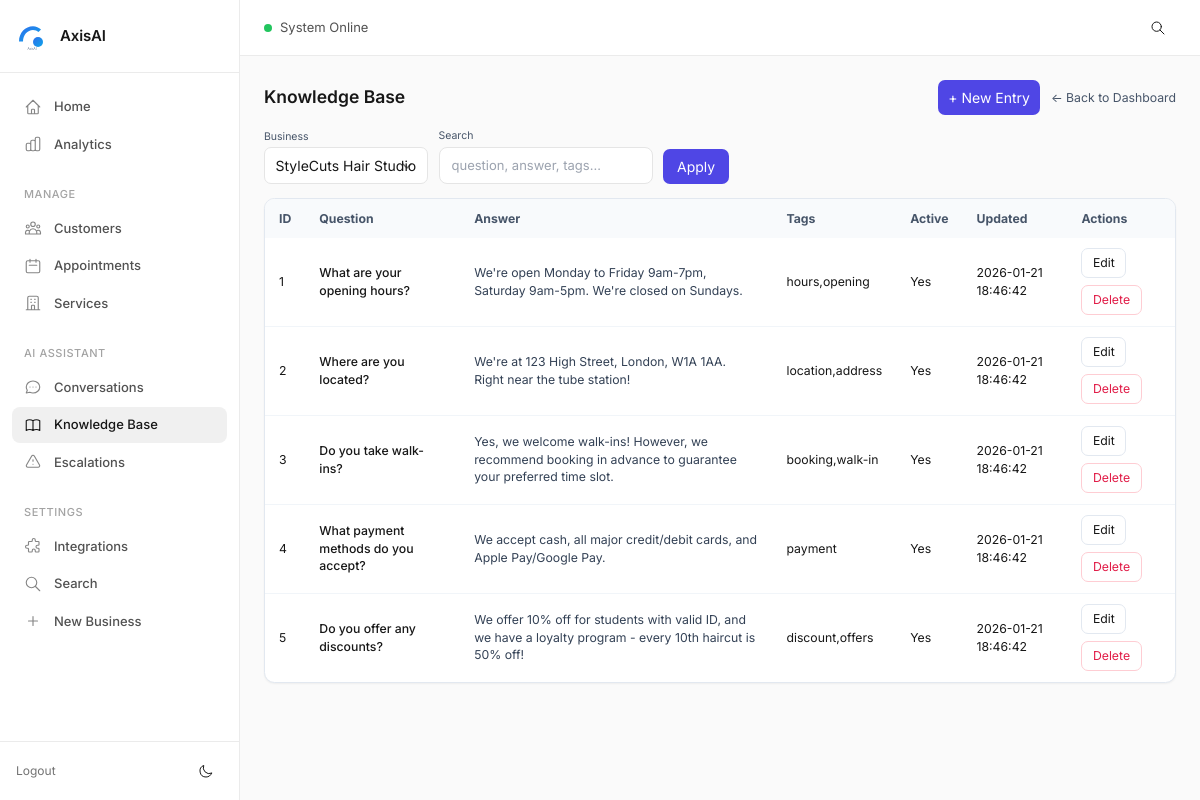
The page /kb?business_id=9 (signed in) on the database its author committed.
### tables this page shows
CREATE TABLE kb_entries (
  id INTEGER PRIMARY KEY AUTOINCREMENT,
  business_id INTEGER NOT NULL,
  question TEXT NOT NULL,
  answer   TEXT NOT NULL,
  tags     TEXT,
  active   INTEGER NOT NULL DEFAULT 1,
  created_at TEXT NOT NULL DEFAULT CURRENT_TIMESTAMP,
  updated_at TEXT NOT NULL DEFAULT CURRENT_TIMESTAMP,
  FOREIGN KEY (business_id) REFERENCES businesses(id)
);

### kb_bp.py (the view)
@bp.route("/kb")
def kb_index():
    if not _logged_in():
        return redirect(url_for("auth.login"))
    business_id = _int(request.args.get("business_id", "0"))
    q = (request.args.get("q") or "").strip()
    businesses = list_businesses(limit=500)
    entries = []
    if business_id:
        with get_conn() as con:
            if q:
                try:
                    safe_q = _sanitize_fts5_query(q)
                    entries = con.execute("""
                      SELECT e.id, e.question, e.answer, e.tags, e.active, e.updated_at
                      FROM kb_entries_fts f
                      JOIN kb_entries e ON e.id=f.rowid
                      WHERE e.business_id=? AND e.active IN (0,1) AND f MATCH ?
                      ORDER BY e.updated_at DESC LIMIT 200;
                    """,(business_id, safe_q)).fetchall()
                except Exception:
                    entries = con.execute("""
                      SELECT id, question, answer, tags, active, updated_at
                      FROM kb_entries
                      WHERE business_id=? AND (question LIKE '%'||?||'%' OR answer LIKE '%'||?||'%')
                      ORDER BY updated_at DESC LIMIT 200;
                    """,(business_id, q, q)).fetchall()
            else:
                entries = con.execute("""
                  SELECT id, question, answer, tags, active, updated_at
                  FROM kb_entries WHERE business_id=? ORDER BY updated_at DESC LIMIT 200;
                """,(business_id,)).fetchall()
    return render_template("kb_list.html", businesses=businesses, business_id=business_id, q=q, entries=entries)

### core/authz.py (called while the page is built)
def get_allowed_business_ids_for_user(user) -> List[int]:
    if not user:
        return []
    if user.get("role") == "admin":
        with get_conn() as con:
            return [r["id"] for r in con.execute("SELECT id FROM businesses").fetchall()]
    with get_conn() as con:
        rows = con.execute("SELECT business_id FROM business_users WHERE user_id=?", (user["id"],)).fetchall()
        return [r["business_id"] for r in rows]

### core/csrf.py (called while the page is built, shortened)
def _get_token():
    tok = session.get("csrf_token")
    if not tok:
        tok = secrets.token_urlsafe(32)
        session["csrf_token"] = tok
    return tok

def register_csrf(app):
    @app.context_processor
    def inject_csrf():
        return {"csrf_token": _get_token()}
    @app.before_request
    def enforce_csrf():
        if request.method in _EXEMPT_METHODS:
            return

### core/db.py (called while the page is built)
def get_conn() -> sqlite3.Connection:
    con = sqlite3.connect(DB_PATH, timeout=30.0)
    con.row_factory = sqlite3.Row
    con.execute("PRAGMA foreign_keys = ON;")
    con.execute("PRAGMA journal_mode = WAL;")  # Better concurrency
    return con

def _col_exists(cur: sqlite3.Cursor, table: str, col: str) -> bool:
    if not table.isidentifier():
        raise ValueError(f"Invalid table name: {table}")
    rows = cur.execute(f"PRAGMA table_info({table})").fetchall()
    return any(r[1] == col for r in rows)

def _table_exists(cur: sqlite3.Cursor, table: str) -> bool:
    r = cur.execute(
        "SELECT 1 FROM sqlite_master WHERE type='table' AND name=? LIMIT 1", (table,)
    ).fetchone()
    return bool(r)

def _safe_alter_add_column(cur: sqlite3.Cursor, table: str, col: str, ddl: str) -> None:
    try:
        if not _col_exists(cur, table, col):
            cur.execute(ddl)
    except sqlite3.OperationalError as e:
        logger.warning(f"Could not add column {col} to {table}: {e}")

def list_businesses(limit: int = 100, include_archived: bool = False) -> List[Dict[str, Any]]:
    with get_conn() as con:
        if include_archived:
            rows = con.execute(
                "SELECT * FROM businesses ORDER BY id LIMIT ?", (limit,)
            ).fetchall()
        else:
            rows = con.execute(
                "SELECT * FROM businesses WHERE archived = 0 ORDER BY id LIMIT ?", (limit,)
            ).fetchall()
        return [dict(r) for r in rows]

### kb_bp.py (called while the page is built)
def _logged_in():
    return session.get("user") is not None

def _int(x, default=0):
    try: return int(x)
    except: return default

### templates/kb_list.html (shortened to what this page needs)
{% extends "base.html" %}
{% block content %}
  <div class="flex items-center justify-between mb-4">
    <h1 class="text-xl font-semibold">Knowledge Base</h1>
    <div class="flex items-center gap-3">
      {% if business_id %}
        <a class="px-3 py-2 rounded-lg bg-indigo-600 text-white hover:bg-indigo-700" href="{{ url_for('kb.kb_new', business_id=business_id) }}">+ New Entry</a>
      {% endif %}
      <a class="text-sm text-slate-600 hover:text-indigo-600" href="{{ url_for('dashboard') }}">← Back to Dashboard</a>
    </div>
  </div>
  <form class="flex flex-wrap items-end gap-3 mb-4" method="get" action="{{ url_for('kb.kb_index') }}">
    <div>
      <label class="block text-xs text-slate-600 mb-1">Business</label>
      <select name="business_id" class="border rounded-lg px-3 py-2 bg-white">
        {% for b in businesses %}
          <option value="{{ b['id'] }}" {% if b['id'] == business_id %}selected{% endif %}>{{ b['name'] }}</option>
        {% endfor %}
      </select>
    </div>
    <div>
      <label class="block text-xs text-slate-600 mb-1">Search</label>
      <input class="border rounded-lg px-3 py-2 bg-white" type="text" name="q" placeholder="question, answer, tags…" value="{{ q }}" />
    </div>
    <button class="px-4 py-2 rounded-lg bg-indigo-600 text-white hover:bg-indigo-700" type="submit">Apply</button>
  </form>
  {% if not business_id %}
    <div class="rounded-xl border border-dashed border-slate-300 bg-white p-6 text-slate-600">
      Select a business to view its knowledge base.
    </div>
  {% else %}
    {% if not entries %}
      <div class="rounded-xl border border-slate-200 bg-white p-6 text-slate-600">
        No entries yet. Click “New Entry” to add FAQs.
      </div>
    {% else %}
      <div class="overflow-x-auto rounded-xl border border-slate-200 bg-white shadow-sm">
        <table class="min-w-full text-sm">
          <thead class="bg-slate-50 text-slate-600">
            <tr>
              <th class="px-4 py-3 text-left">ID</th>
              <th class="px-4 py-3 text-left">Question</th>
              <th class="px-4 py-3 text-left">Answer</th>
              <th class="px-4 py-3 text-left">Tags</th>
              <th class="px-4 py-3 text-left">Active</th>
              <th class="px-4 py-3 text-left">Updated</th>
              <th class="px-4 py-3 text-left">Actions</th>
            </tr>
          </thead>
          <tbody class="divide-y divide-slate-100">
            {% for e in entries %}
              <tr class="hover:bg-slate-50">
                <td class="px-4 py-3">{{ e['id'] }}</td>
                <td class="px-4 py-3 font-medium">{{ e['question'] }}</td>
                <td class="px-4 py-3 text-slate-700">{{ e['answer'][:140] }}{% if e['answer']|length > 140 %}…{% endif %}</td>
                <td class="px-4 py-3">{{ e['tags'] or '—' }}</td>
                <td class="px-4 py-3">{{ 'Yes' if e['active'] else 'No' }}</td>
                <td class="px-4 py-3">{{ e['updated_at'] }}</td>
                <td class="px-4 py-3">
                  <div class="flex flex-wrap gap-2">
                    <a class="px-3 py-1.5 rounded-lg border border-slate-200 hover:border-indigo-300 hover:text-indigo-700" href="{{ url_for('kb.kb_edit', entry_id=e['id']) }}">Edit</a>
                    <form method="post" action="{{ url_for('kb.kb_delete', entry_id=e['id']) }}" onsubmit="return confirm('Delete this entry?');">
                      <button class="px-3 py-1.5 rounded-lg border border-rose-200 text-rose-600 hover:bg-rose-50" type="submit">Delete</button>
                    </form>
                  </div>
                </td>
              </tr>
            {% endfor %}
          </tbody>
        </table>
      </div>
    {% endif %}
  {% endif %}
{% endblock %}

### static/axis.css (style rules this page uses)
:root { --brand: var(--brand1, #000000); --brand-light: color-mix(in srgb, var(--brand) 8%, transparent); --brand-medium: color-mix(in srgb, var(--brand) 15%, transparent); --bg-page: #fafafa; --bg-sidebar: #ffffff; --bg-card: #ffffff; --bg-elevated: #ffffff; --bg-hover: #f5f5f5; --bg-active: #f0f0f0; --bg-muted: #fafafa; --border-light: #ebebeb; --border-default: #e5e5e5; --border-strong: #d4d4d4; --text-primary: #171717; --text-secondary: #525252; --text-tertiary: #737373; --text-muted: #a3a3a3; --text-inverse: #ffffff; --success: #22c55e; --success-light: #dcfce7; --warning: #f59e0b; --warning-light: #fef3c7; --error: #ef4444; --error-light: #fee2e2; --info: #3b82f6; --info-light: #dbeafe; --shadow-xs: 0 1px 2px rgba(0, 0, 0, 0.04); --shadow-sm: 0 1px 3px rgba(0, 0, 0, 0.06), 0 1px 2px rgba(0, 0, 0, 0.04); --shadow-md: 0 4px 6px -1px rgba(0, 0, 0, 0.06), 0 2px 4px -1px rgba(0, 0, 0, 0.04); --shadow-lg: 0 10px 15px -3px rgba(0, 0, 0, 0.06), 0 4px 6px -2px rgba(0, 0, 0, 0.04); --space-1: 4px; --space-2: 8px; --space-3: 12px; --space-4: 16px; --space-5: 20px; --space-6: 24px; --space-8: 32px; --space-10: 40px; --space-12: 48px; --font-sans: 'Inter', -apple-system, BlinkMacSystemFont, 'Segoe UI', sans-serif; --font-mono: 'SF Mono', 'Monaco', 'Inconsolata', monospace; --radius-sm: 6px; --radius-md: 8px; --radius-lg: 12px; --radius-xl: 16px; --radius-full: 9999px; --transition-fast: 100ms ease; --transition-base: 150ms ease; --transition-slow: 200ms ease; --card-bg: var(--bg-card); --card-border: var(--border-default); --page-bg: var(--bg-page); }
*, *::before, *::after { box-sizing: border-box; }
html { font-size: 14px; -webkit-font-smoothing: antialiased; -moz-osx-font-smoothing: grayscale; }
body { margin: 0; font-family: var(--font-sans); font-size: 1rem; line-height: 1.5; color: var(--text-primary); background: var(--bg-page); }
a { color: inherit; text-decoration: none; }
button { font-family: inherit; cursor: pointer; }
.flex { display: flex; }
.items-center { align-items: center; }
.justify-between { justify-content: space-between; }
.gap-2 { gap: var(--space-2); }
.gap-3 { gap: var(--space-3); }
.input, input[type="text"], input[type="email"], input[type="password"], input[type="number"], input[type="tel"], input[type="url"], input[type="date"], input[type="time"], input[type="datetime-local"], select, textarea { width: 100%; padding: var(--space-2) var(--space-3); font-size: 13px; font-family: inherit; line-height: 1.5; color: var(--text-primary); background: var(--bg-card); border: 1px solid var(--border-default); border-radius: var(--radius-md); transition: all var(--transition-fast); }
.input::placeholder, input::placeholder, textarea::placeholder { color: var(--text-muted); }
select { cursor: pointer; appearance: none; background-repeat: no-repeat; background-position: right 12px center; padding-right: 40px; }
.text-sm { font-size: 12px; }
.text-xl { font-size: 18px; }
.font-medium { font-weight: 500; }
.font-semibold { font-weight: 600; }
.block { display: block; }
.rounded-lg { border-radius: var(--radius-lg); }
.rounded-xl { border-radius: var(--radius-xl); }
.border { border: 1px solid var(--border-default); }
.shadow-sm { box-shadow: var(--shadow-sm); }
.px-3 { padding-left: var(--space-3); padding-right: var(--space-3); }
.px-4 { padding-left: var(--space-4); padding-right: var(--space-4); }
.py-2 { padding-top: var(--space-2); padding-bottom: var(--space-2); }
.py-3 { padding-top: var(--space-3); padding-bottom: var(--space-3); }
.mb-4 { margin-bottom: var(--space-4); }

### rows shown on the page
kb_entries: id "1", question "What are your opening hours?", answer "We're open Monday to Friday 9am-7pm, Saturday 9am-5pm. We're closed on Sundays.", tags "hours,opening", active "Yes", updated_at "2026-01-21 18:46:42"
kb_entries: id "2", question "Where are you located?", answer "We're at 123 High Street, London, W1A 1AA. Right near the tube station!", tags "location,address", active "Yes", updated_at "2026-01-21 18:46:42"
kb_entries: id "3", question "Do you take walk-ins?", answer "Yes, we welcome walk-ins! However, we recommend booking in advance to guarantee your preferred time slot.", tags "booking,walk-in", active "Yes", updated_at "2026-01-21 18:46:42"
kb_entries: id "4", question "What payment methods do you accept?", answer "We accept cash, all major credit/debit cards, and Apple Pay/Google Pay.", tags "payment", active "Yes", updated_at "2026-01-21 18:46:42"
kb_entries: id "5", question "Do you offer any discounts?", answer "We offer 10% off for students with valid ID, and we have a loyalty program - every 10th haircut is 50% off!", tags "discount,offers", active "Yes", updated_at "2026-01-21 18:46:42"

### other values the page prints
form field business_id "StyleCuts Hair Studio"
